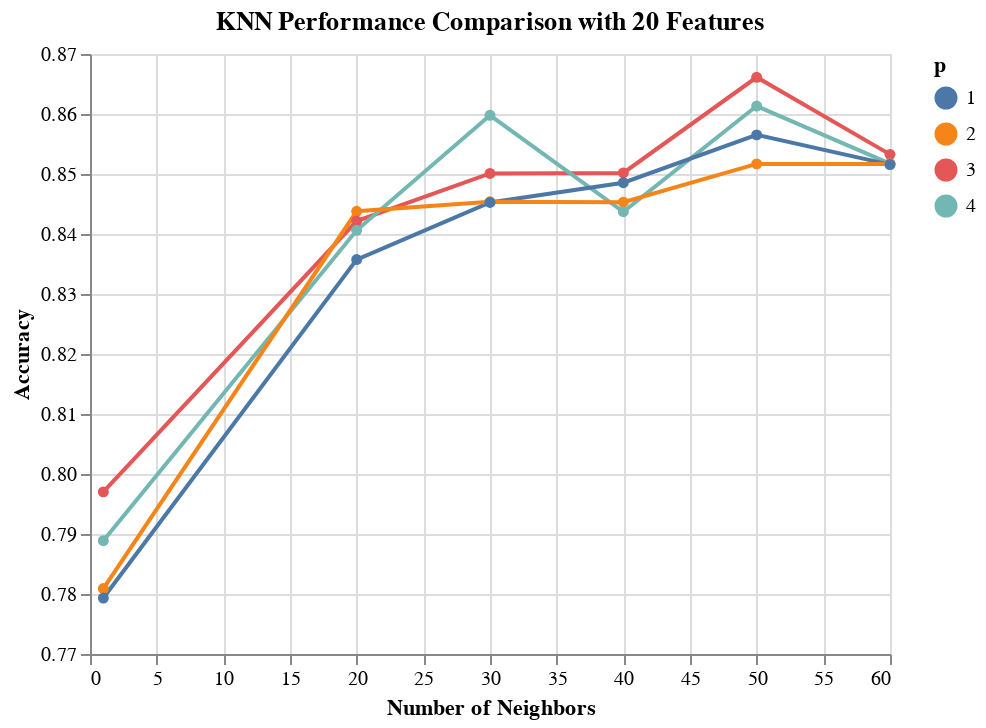

Notebook source saved alongside this figure:
### Markdown cell above
In the below code, we try to plot the mean Accuracy value for 20 features selected for p=1, p=2,p=3 and p=4.

### Code cell
import altair as alt

results_KNN_20_features = results_KNN[results_KNN['rfi_fs__n_features_'] == 20.0]

alt.Chart(results_KNN_20_features, 
          title='KNN Performance Comparison with 20 Features'
         ).mark_line(point=True).encode(
    alt.X('knn__n_neighbors', title='Number of Neighbors'),
    alt.Y('mean_score', title='Accuracy', scale=alt.Scale(zero=False)),
    alt.Color('knn__p:N', title='p')
)

### Figure 1 — Vega-Lite specification as saved in the notebook (floating-point values rounded to 4 significant figures)
{"config": {"view": {"continuousWidth": 400, "continuousHeight": 300}}, "data": {"name": "data-55d274ff1c2d4f227584fef9669c1b7e"}, "mark": {"type": "line", "point": true}, "encoding": {"color": {"type": "nominal", "field": "knn__p", "title": "p"}, "x": {"type": "quantitative", "field": "knn__n_neighbors", "title": "Number of Neighbors"}, "y": {"type": "quantitative", "field": "mean_score", "scale": {"zero": false}, "title": "Accuracy"}}, "title": "KNN Performance Comparison with 20 Features", "$schema": "https://vega.github.io/schema/vega-lite/v4.8.1.json", "datasets": {"data-55d274ff1c2d4f227584fef9669c1b7e": [{"mean_score": 0.8661, "std_score": 0.04657, "max_score": 0.9286, "min_score": 0.7561, "knn__n_neighbors": 50.0, "knn__p": 3.0, "rfi_fs__n_features_": 20.0}, {"mean_score": 0.8613, "std_score": 0.04876, "max_score": 0.9512, "min_score": 0.7561, "knn__n_neighbors": 50.0, "knn__p": 4.0, "rfi_fs__n_features_": 20.0}, {"mean_score": 0.8598, "std_score": 0.05221, "max_score": 0.9268, "min_score": 0.7317, "knn__n_neighbors": 30.0, "knn__p": 4.0, "rfi_fs__n_features_": 20.0}, {"mean_score": 0.8565, "std_score": 0.05523, "max_score": 0.9286, "min_score": 0.7317, "knn__n_neighbors": 50.0, "knn__p": 1.0, "rfi_fs__n_features_": 20.0}, {"mean_score": 0.8533, "std_score": 0.04535, "max_score": 0.9048, "min_score": 0.7317, "knn__n_neighbors": 60.0, "knn__p": 3.0, "rfi_fs__n_features_": 20.0}, {"mean_score": 0.8517, "std_score": 0.04967, "max_score": 0.9268, "min_score": 0.7317, "knn__n_neighbors": 60.0, "knn__p": 4.0, "rfi_fs__n_features_": 20.0}, {"mean_score": 0.8517, "std_score": 0.04735, "max_score": 0.9048, "min_score": 0.7317, "knn__n_neighbors": 50.0, "knn__p": 2.0, "rfi_fs__n_features_": 20.0}, {"mean_score": 0.8517, "std_score": 0.05137, "max_score": 0.9268, "min_score": 0.7317, "knn__n_neighbors": 60.0, "knn__p": 2.0, "rfi_fs__n_features_": 20.0}, {"mean_score": 0.8516, "std_score": 0.05672, "max_score": 0.9286, "min_score": 0.7317, "knn__n_neighbors": 60.0, "knn__p": 1.0, "rfi_fs__n_features_": 20.0}, {"mean_score": 0.8502, "std_score": 0.04896, "max_score": 0.9268, "min_score": 0.7317, "knn__n_neighbors": 40.0, "knn__p": 3.0, "rfi_fs__n_features_": 20.0}, {"mean_score": 0.8501, "std_score": 0.05446, "max_score": 0.9286, "min_score": 0.7317, "knn__n_neighbors": 30.0, "knn__p": 3.0, "rfi_fs__n_features_": 20.0}, {"mean_score": 0.8485, "std_score": 0.05062, "max_score": 0.9268, "min_score": 0.7317, "knn__n_neighbors": 40.0, "knn__p": 1.0, "rfi_fs__n_features_": 20.0}, {"mean_score": 0.8454, "std_score": 0.05309, "max_score": 0.9268, "min_score": 0.7317, "knn__n_neighbors": 30.0, "knn__p": 2.0, "rfi_fs__n_features_": 20.0}, {"mean_score": 0.8453, "std_score": 0.05026, "max_score": 0.9268, "min_score": 0.7317, "knn__n_neighbors": 40.0, "knn__p": 2.0, "rfi_fs__n_features_": 20.0}, {"mean_score": 0.8453, "std_score": 0.05354, "max_score": 0.9268, "min_score": 0.7317, "knn__n_neighbors": 30.0, "knn__p": 1.0, "rfi_fs__n_features_": 20.0}, {"mean_score": 0.8438, "std_score": 0.04594, "max_score": 0.9268, "min_score": 0.7561, "knn__n_neighbors": 20.0, "knn__p": 2.0, "rfi_fs__n_features_": 20.0}, {"mean_score": 0.8437, "std_score": 0.04064, "max_score": 0.9048, "min_score": 0.7561, "knn__n_neighbors": 40.0, "knn__p": 4.0, "rfi_fs__n_features_": 20.0}, {"mean_score": 0.8422, "std_score": 0.04599, "max_score": 0.9268, "min_score": 0.7561, "knn__n_neighbors": 20.0, "knn__p": 3.0, "rfi_fs__n_features_": 20.0}, {"mean_score": 0.8406, "std_score": 0.05199, "max_score": 0.9268, "min_score": 0.7561, "knn__n_neighbors": 20.0, "knn__p": 4.0, "rfi_fs__n_features_": 20.0}, {"mean_score": 0.8357, "std_score": 0.04268, "max_score": 0.9024, "min_score": 0.7561, "knn__n_neighbors": 20.0, "knn__p": 1.0, "rfi_fs__n_features_": 20.0}, {"mean_score": 0.797, "std_score": 0.07031, "max_score": 0.881, "min_score": 0.6341, "knn__n_neighbors": 1.0, "knn__p": 3.0, "rfi_fs__n_features_": 20.0}, {"mean_score": 0.7889, "std_score": 0.06627, "max_score": 0.9048, "min_score": 0.6341, "knn__n_neighbors": 1.0, "knn__p": 4.0, "rfi_fs__n_features_": 20.0}, {"mean_score": 0.7809, "std_score": 0.05654, "max_score": 0.8571, "min_score": 0.6585, "knn__n_neighbors": 1.0, "knn__p": 2.0, "rfi_fs__n_features_": 20.0}, {"mean_score": 0.7793, "std_score": 0.0525, "max_score": 0.8537, "min_score": 0.6829, "knn__n_neighbors": 1.0, "knn__p": 1.0, "rfi_fs__n_features_": 20.0}]}}
